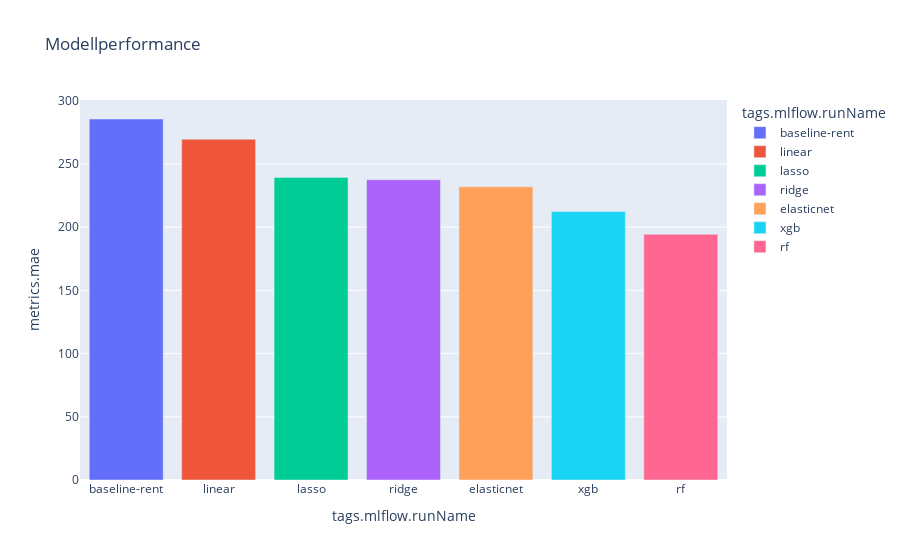

Notebook source saved alongside this figure:
### Code cell
plot

### Figure 1 — Plotly figure (JSON) as saved in the notebook; plotly's stock layout.template omitted (floating-point values rounded to 4 significant figures)
{"data": [{"alignmentgroup": "True", "hovertemplate": "tags.mlflow.runName=%{x}<br>metrics.mae=%{y}<extra></extra>", "legendgroup": "baseline-rent", "marker": {"color": "#636efa", "pattern": {"shape": ""}}, "name": "baseline-rent", "offsetgroup": "baseline-rent", "orientation": "v", "showlegend": true, "textposition": "auto", "type": "bar", "x": ["baseline-rent"], "xaxis": "x", "y": [285.6], "yaxis": "y"}, {"alignmentgroup": "True", "hovertemplate": "tags.mlflow.runName=%{x}<br>metrics.mae=%{y}<extra></extra>", "legendgroup": "linear", "marker": {"color": "#EF553B", "pattern": {"shape": ""}}, "name": "linear", "offsetgroup": "linear", "orientation": "v", "showlegend": true, "textposition": "auto", "type": "bar", "x": ["linear"], "xaxis": "x", "y": [269.6], "yaxis": "y"}, {"alignmentgroup": "True", "hovertemplate": "tags.mlflow.runName=%{x}<br>metrics.mae=%{y}<extra></extra>", "legendgroup": "lasso", "marker": {"color": "#00cc96", "pattern": {"shape": ""}}, "name": "lasso", "offsetgroup": "lasso", "orientation": "v", "showlegend": true, "textposition": "auto", "type": "bar", "x": ["lasso"], "xaxis": "x", "y": [239.4], "yaxis": "y"}, {"alignmentgroup": "True", "hovertemplate": "tags.mlflow.runName=%{x}<br>metrics.mae=%{y}<extra></extra>", "legendgroup": "ridge", "marker": {"color": "#ab63fa", "pattern": {"shape": ""}}, "name": "ridge", "offsetgroup": "ridge", "orientation": "v", "showlegend": true, "textposition": "auto", "type": "bar", "x": ["ridge"], "xaxis": "x", "y": [237.5], "yaxis": "y"}, {"alignmentgroup": "True", "hovertemplate": "tags.mlflow.runName=%{x}<br>metrics.mae=%{y}<extra></extra>", "legendgroup": "elasticnet", "marker": {"color": "#FFA15A", "pattern": {"shape": ""}}, "name": "elasticnet", "offsetgroup": "elasticnet", "orientation": "v", "showlegend": true, "textposition": "auto", "type": "bar", "x": ["elasticnet"], "xaxis": "x", "y": [232.0], "yaxis": "y"}, {"alignmentgroup": "True", "hovertemplate": "tags.mlflow.runName=%{x}<br>metrics.mae=%{y}<extra></extra>", "legendgroup": "xgb", "marker": {"color": "#19d3f3", "pattern": {"shape": ""}}, "name": "xgb", "offsetgroup": "xgb", "orientation": "v", "showlegend": true, "textposition": "auto", "type": "bar", "x": ["xgb"], "xaxis": "x", "y": [212.3], "yaxis": "y"}, {"alignmentgroup": "True", "hovertemplate": "tags.mlflow.runName=%{x}<br>metrics.mae=%{y}<extra></extra>", "legendgroup": "rf", "marker": {"color": "#FF6692", "pattern": {"shape": ""}}, "name": "rf", "offsetgroup": "rf", "orientation": "v", "showlegend": true, "textposition": "auto", "type": "bar", "x": ["rf"], "xaxis": "x", "y": [194.4], "yaxis": "y"}], "layout": {"barmode": "relative", "legend": {"title": {"text": "tags.mlflow.runName"}, "tracegroupgap": 0}, "title": {"text": "Modellperformance"}, "xaxis": {"anchor": "y", "categoryarray": ["baseline-rent", "linear", "lasso", "ridge", "elasticnet", "xgb", "rf"], "categoryorder": "array", "domain": [0, 1], "title": {"text": "tags.mlflow.runName"}}, "yaxis": {"anchor": "x", "domain": [0, 1], "title": {"text": "metrics.mae"}}}}
